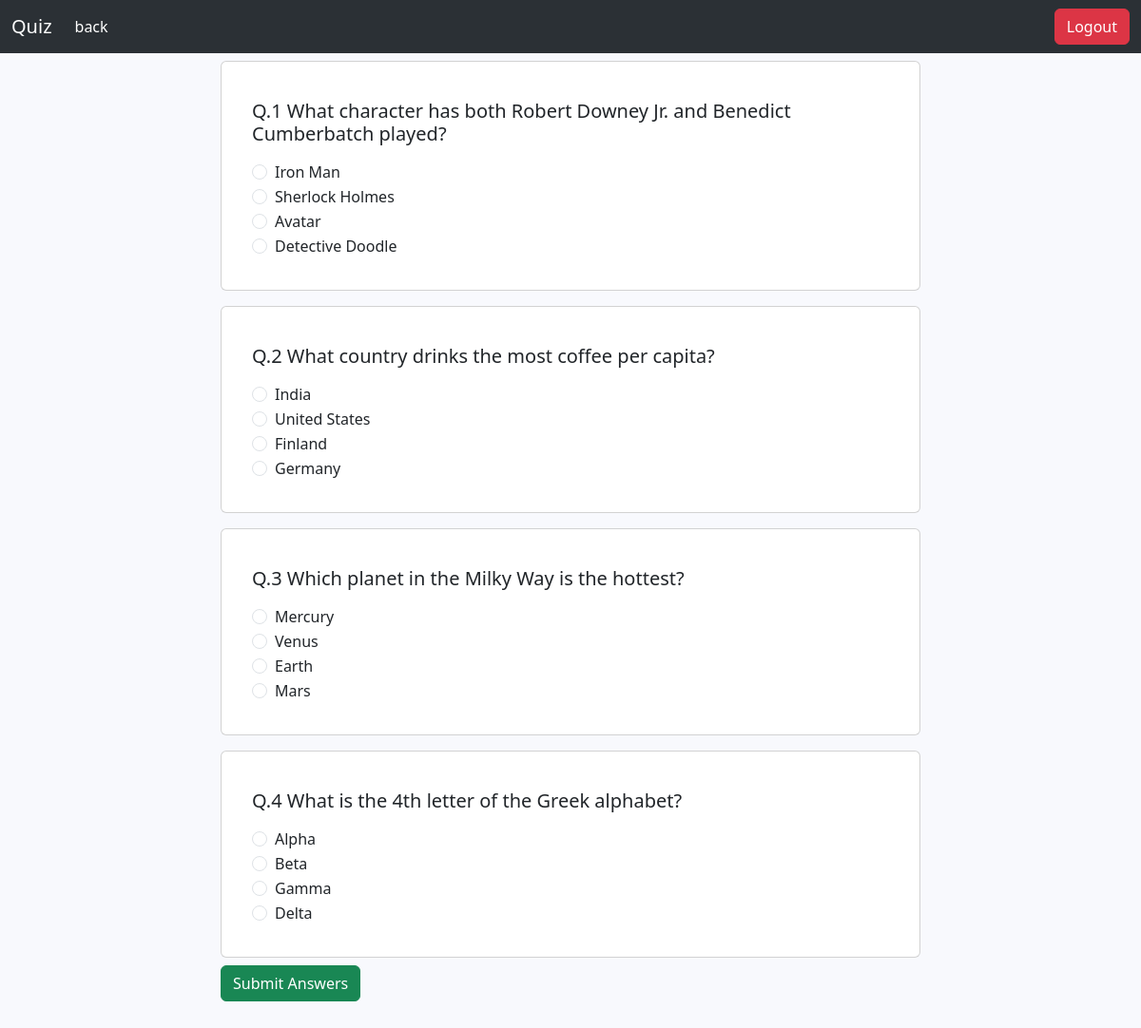
Screenshot of /quiz.php with the database file from the repository.
### tables this page shows
CREATE TABLE `questions` (
  `qid` int(11) NOT NULL,
  `question` varchar(255) NOT NULL,
  `ans_id` int(11) NOT NULL,
  `course_id` int(11) DEFAULT NULL
);

CREATE TABLE `answers` (
  `aid` int(11) NOT NULL,
  `answer` varchar(255) NOT NULL,
  `ans_id` int(11) NOT NULL
);

### function.php (called while the page is built, shortened)
<?php
function totalquestion($conn)
{
  $sql = "SELECT * FROM questions";
  $result = mysqli_query($conn, $sql);
  return mysqli_num_rows($result);
}

### quiz.php (the view, shortened to what this page needs)
<?php
require_once("connect.php");
require_once("function.php");
?>
<!DOCTYPE html>
<html lang="en">
<head>
  <link href="https://cdn.jsdelivr.net/npm/bootstrap@5.3.0-alpha1/dist/css/bootstrap.min.css" rel="stylesheet">
  <link rel="stylesheet" href="css/styles.css">
</head>
<body>
  <section class="main-section">
    <nav class="navbar navbar-expand-lg bg-body-tertiary bg-dark" data-bs-theme="dark">
      <div class="container-fluid">
        <a class="navbar-brand" href="quiz.php">Quiz</a>
        <div class="collapse navbar-collapse" id="navbarSupportedContent">
          <ul class="navbar-nav me-auto mb-2 mb-lg-0">
            <li class="nav-item">
              <a class="nav-link active" aria-current="page" href="course.php">back</a>
            </li>
          </ul>
          <div class="d-flex">
            <a class="btn btn-danger" href="logout.php">Logout</a>
          </div>
        </div>
      </div>
    </nav>
    <form action="checkanswers.php" method="post">
      <?php for ($i = 1; $i <= totalquestion($conn); $i++) :
        $sql = "SELECT * FROM questions where qid = $i";
        $result = mysqli_query($conn, $sql);
      ?>
        <div class="container">
          <div class="row justify-content-center">
            <?php while ($row = mysqli_fetch_assoc($result)) :
              $sql = "SELECT * FROM answers where ans_id = $i";
              $result = mysqli_query($conn, $sql);
            ?>
              <div class="col-md-8">
                <div class="card my-2 p-3">
                  <div class="card-body">
                    <h5 class="card-title py-2">Q.<?php echo $row['qid'] . " " . $row["question"];; ?> </h5>
                    <?php while ($row = mysqli_fetch_assoc($result)) : ?>
                      <div class="form-check">
                        <input type="radio" class="form-check-input" name="checkanswer[<?php echo $row['ans_id']; ?>]" value="<?php echo $row['aid']; ?>">
                        <?php echo $row['answer']; ?>
                      </div>
                    <?php endwhile ?>
                  </div>
                </div>
              </div>
            <?php endwhile ?>
          <?php endfor ?>
            <div class="col-md-8 mb-5">
              <button type="submit" class="btn btn-success" name="answer-submit">Submit Answers</button>
            </div>
          </div>
        </div>
    </form>
  </section>
</body>
</html>

### styles.css (style rules this page uses)
* { margin: 0; padding: 0; box-sizing: border-box; }
body { font-size: 16px; background-color: #f8f9fd; }
.main-section { padding: 0; }

### rows the page displays
questions: qid "1", question "What character has both Robert Downey Jr. and Benedict Cumberbatch played?"
answers: answer "Iron Man"
answers: answer "Sherlock Holmes"
answers: answer "Avatar"
answers: answer "Detective Doodle"
questions: qid "2", question "What country drinks the most coffee per capita?"
answers: answer "India"
answers: answer "United States"
answers: answer "Finland"
answers: answer "Germany"
questions: qid "3", question "Which planet in the Milky Way is the hottest?"
answers: answer "Mercury"
answers: answer "Venus"
answers: answer "Earth"
answers: answer "Mars"
questions: qid "4", question "What is the 4th letter of the Greek alphabet?"
answers: answer "Alpha"
answers: answer "Beta"
answers: answer "Gamma"
answers: answer "Delta"
